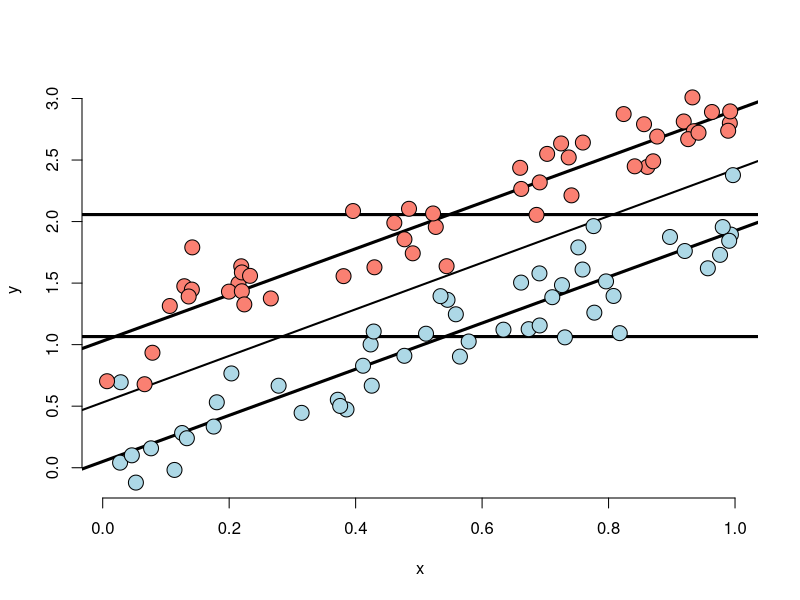
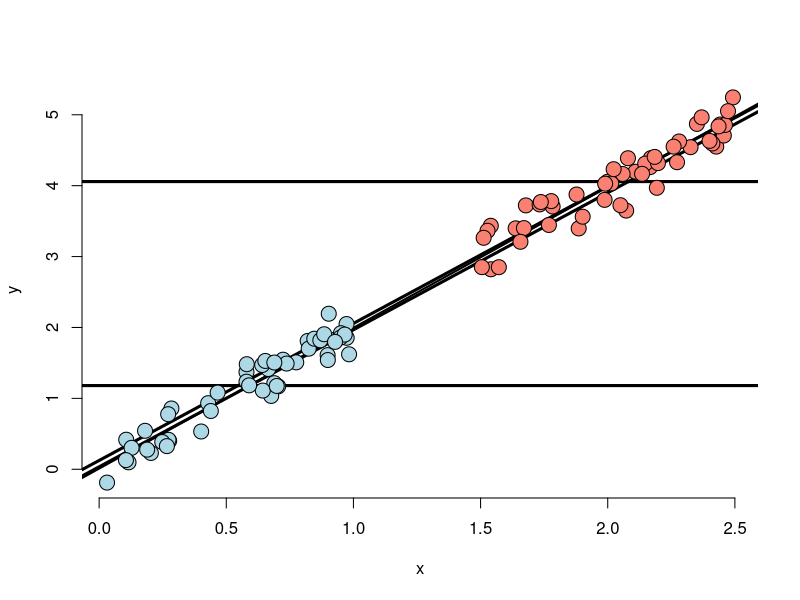
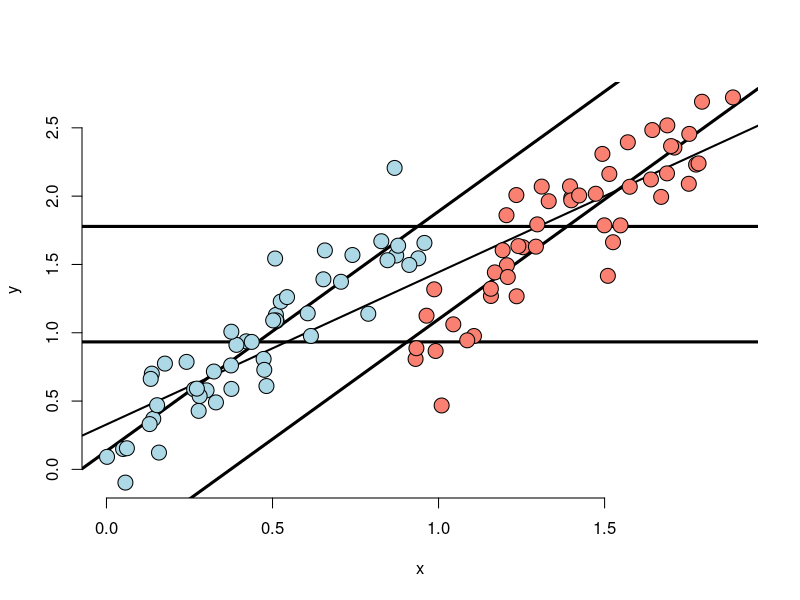

Write the R code that produced these figures, in order.
#Exercise 1:
rm(list=ls())
n<- 100
t<- rep(c(0,1), c(n/2,n/2))
x <- c(runif(n/2), runif(n/2))
beta0 <- 0
beta1 <- 2
tau <- 1 #dummy variable
sigma <- 0.2

y <- beta0+x*beta1+t*tau+rnorm(n, sd=sigma)

plot(x,y, type="n", frame="FALSE") #type=n creates a plot frame without actually outputting the plot
#this allows to later color the points in different colors
abline(lm(y~x), lwd=2)
abline(h=mean(y[1:(n/2)]),lwd=3) #mean of the first 1/2 of observations
abline(h=mean(y[(n/2+1):n]), lwd=3) #mean of the second 1/2 of observations
fit <- lm(y~x+t)
abline(coef(fit)[1], coef(fit)[2], lwd=3)
abline(coef(fit)[1]+coef(fit)[3], coef(fit)[2], lwd=3)
points(x[1:(n/2)],y[1:(n/2)], pch=21, col="black", bg="lightblue", cex=2)
points(x[(n/2+1):n], y[(n/2+1):n], pch=21,col="black", bg="salmon", cex=2)

#Interaction - when the value of Y depends on what particular value of X you are at - meaning
#that the slope of the relationship changes as X changes

#SIMULATION 2
n <- 100; t <- rep(c(0, 1), c(n/2, n/2)); x <- c(runif(n/2), 1.5 + runif(n/2)); 
beta0 <- 0; beta1 <- 2; tau <- 0; sigma <- .2
y <- beta0 + x * beta1 + t * tau + rnorm(n, sd = sigma)
plot(x, y, type = "n", frame = FALSE)
abline(lm(y ~ x), lwd = 2)
abline(h = mean(y[1 : (n/2)]), lwd = 3)
abline(h = mean(y[(n/2 + 1) : n]), lwd = 3)
fit <- lm(y ~ x + t)
abline(coef(fit)[1], coef(fit)[2], lwd = 3)
abline(coef(fit)[1] + coef(fit)[3], coef(fit)[2], lwd = 3)
points(x[1 : (n/2)], y[1 : (n/2)], pch = 21, col = "black", bg = "lightblue", cex = 2)
points(x[(n/2 + 1) : n], y[(n/2 + 1) : n], pch = 21, col = "black", bg = "salmon", cex = 2)

#SIMULATION 3
n <- 100; t <- rep(c(0, 1), c(n/2, n/2)); x <- c(runif(n/2), .9 + runif(n/2)); 
beta0 <- 0; beta1 <- 2; tau <- -1; sigma <- .2
y <- beta0 + x * beta1 + t * tau + rnorm(n, sd = sigma)
plot(x, y, type = "n", frame = FALSE)
abline(lm(y ~ x), lwd = 2)
abline(h = mean(y[1 : (n/2)]), lwd = 3)
abline(h = mean(y[(n/2 + 1) : n]), lwd = 3)
fit <- lm(y ~ x + t)
abline(coef(fit)[1], coef(fit)[2], lwd = 3)
abline(coef(fit)[1] + coef(fit)[3], coef(fit)[2], lwd = 3)
points(x[1 : (n/2)], y[1 : (n/2)], pch = 21, col = "black", bg = "lightblue", cex = 2)
points(x[(n/2 + 1) : n], y[(n/2 + 1) : n], pch = 21, col = "black", bg = "salmon", cex = 2)

#******************************************************************************************






